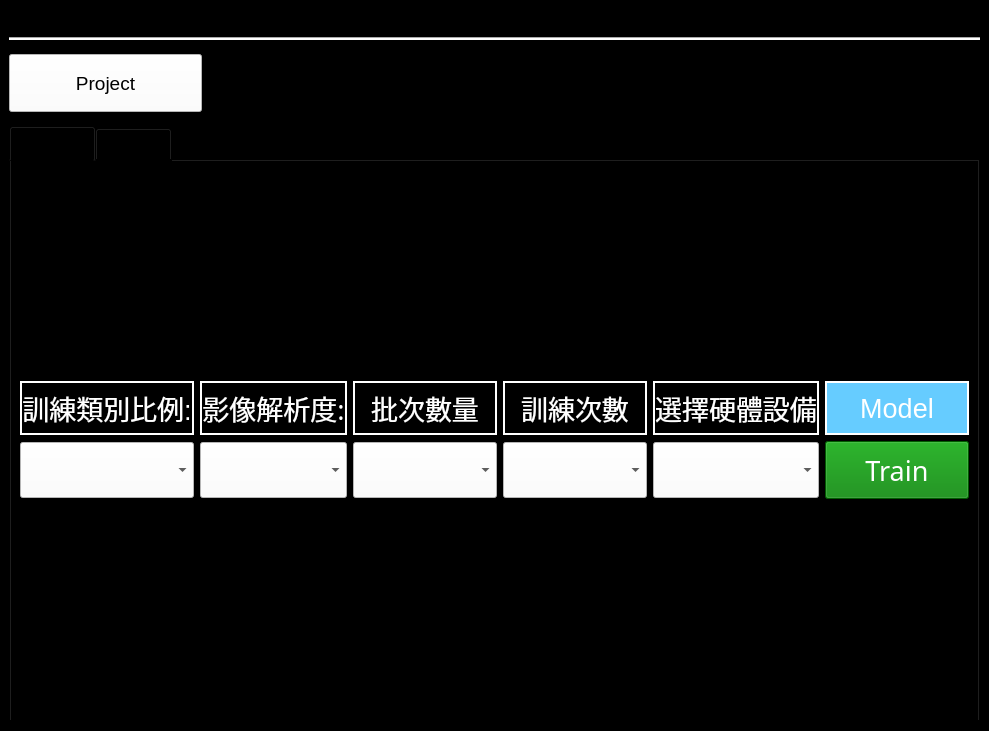
<?xml version="1.0" encoding="UTF-8"?>
<ui version="4.0">
 <class>MainWindow</class>
 <widget class="QMainWindow" name="MainWindow">
  <property name="geometry">
   <rect>
    <x>0</x>
    <y>0</y>
    <width>989</width>
    <height>731</height>
   </rect>
  </property>
  <property name="windowTitle">
   <string>MainWindow</string>
  </property>
  <property name="styleSheet">
   <string notr="true">background:black</string>
  </property>
  <widget class="QWidget" name="centralwidget">
   <layout class="QVBoxLayout" name="verticalLayout_2" stretch="0,0,1,8">
    <item>
     <widget class="QLabel" name="lb_project_path">
      <property name="font">
       <font>
        <pointsize>14</pointsize>
       </font>
      </property>
      <property name="styleSheet">
       <string notr="true">color:white</string>
      </property>
      <property name="text">
       <string/>
      </property>
     </widget>
    </item>
    <item>
     <widget class="Line" name="line">
      <property name="styleSheet">
       <string notr="true">background:white</string>
      </property>
      <property name="orientation">
       <enum>Qt::Horizontal</enum>
      </property>
     </widget>
    </item>
    <item>
     <layout class="QHBoxLayout" name="horizontalLayout" stretch="2,8">
      <item>
       <widget class="QPushButton" name="btn_project">
        <property name="font">
         <font>
          <pointsize>14</pointsize>
         </font>
        </property>
        <property name="styleSheet">
         <string notr="true">height:50px;
background:white;
color:black</string>
        </property>
        <property name="text">
         <string>Project</string>
        </property>
       </widget>
      </item>
      <item>
       <widget class="QLabel" name="lb_train_param">
        <property name="font">
         <font>
          <pointsize>12</pointsize>
         </font>
        </property>
        <property name="styleSheet">
         <string notr="true">color:white</string>
        </property>
        <property name="text">
         <string/>
        </property>
       </widget>
      </item>
     </layout>
    </item>
    <item>
     <layout class="QVBoxLayout" name="stack_layout">
      <item>
       <widget class="QTabWidget" name="tab_widget">
        <property name="font">
         <font>
          <family>微軟正黑體</family>
          <pointsize>12</pointsize>
         </font>
        </property>
        <property name="currentIndex">
         <number>0</number>
        </property>
        <widget class="QWidget" name="Tab_Training">
         <attribute name="title">
          <string>Training</string>
         </attribute>
         <layout class="QVBoxLayout" name="verticalLayout_7">
          <item>
           <layout class="QHBoxLayout" name="horizontalLayout_4" stretch="0">
            <item>
             <layout class="QVBoxLayout" name="verticalLayout" stretch="0,5">
              <item>
               <layout class="QGridLayout" name="gridLayout_2">
                <item row="3" column="1">
                 <widget class="QComboBox" name="cbb_imgSize_select">
                  <property name="font">
                   <font>
                    <family>新細明體</family>
                    <pointsize>20</pointsize>
                   </font>
                  </property>
                  <property name="styleSheet">
                   <string notr="true">background:white;
min-height:50px</string>
                  </property>
                 </widget>
                </item>
                <item row="1" column="3">
                 <widget class="QLabel" name="label_5">
                  <property name="font">
                   <font>
                    <family>新細明體</family>
                    <pointsize>20</pointsize>
                   </font>
                  </property>
                  <property name="styleSheet">
                   <string notr="true">height:50px;
color:white;
border: 2px solid white</string>
                  </property>
                  <property name="text">
                   <string>批次數量</string>
                  </property>
                  <property name="alignment">
                   <set>Qt::AlignCenter</set>
                  </property>
                 </widget>
                </item>
                <item row="3" column="5">
                 <widget class="QComboBox" name="cbb_epoch_select">
                  <property name="font">
                   <font>
                    <family>新細明體</family>
                    <pointsize>20</pointsize>
                   </font>
                  </property>
                  <property name="styleSheet">
                   <string notr="true">background:white;
min-height:50px</string>
                  </property>
                 </widget>
                </item>
                <item row="3" column="7">
                 <widget class="QComboBox" name="cbb_device_select">
                  <property name="font">
                   <font>
                    <family>新細明體</family>
                    <pointsize>20</pointsize>
                   </font>
                  </property>
                  <property name="styleSheet">
                   <string notr="true">background:white;
min-height:50px</string>
                  </property>
                 </widget>
                </item>
                <item row="3" column="3">
                 <widget class="QComboBox" name="cbb_batchSize_select">
                  <property name="font">
                   <font>
                    <family>新細明體</family>
                    <pointsize>20</pointsize>
                   </font>
                  </property>
                  <property name="styleSheet">
                   <string notr="true">background:white;
min-height:50px</string>
                  </property>
                 </widget>
                </item>
                <item row="3" column="0">
                 <widget class="QComboBox" name="cbb_classScale_select">
                  <property name="sizePolicy">
                   <sizepolicy hsizetype="Minimum" vsizetype="Fixed">
                    <horstretch>0</horstretch>
                    <verstretch>0</verstretch>
                   </sizepolicy>
                  </property>
                  <property name="font">
                   <font>
                    <family>Arial</family>
                    <pointsize>20</pointsize>
                   </font>
                  </property>
                  <property name="styleSheet">
                   <string notr="true">background:white;
height:50px</string>
                  </property>
                 </widget>
                </item>
                <item row="1" column="1">
                 <widget class="QLabel" name="label_4">
                  <property name="font">
                   <font>
                    <family>新細明體</family>
                    <pointsize>20</pointsize>
                   </font>
                  </property>
                  <property name="styleSheet">
                   <string notr="true">height:50px;
color:white;
border: 2px solid white</string>
                  </property>
                  <property name="text">
                   <string>影像解析度:</string>
                  </property>
                  <property name="alignment">
                   <set>Qt::AlignCenter</set>
                  </property>
                 </widget>
                </item>
                <item row="1" column="5">
                 <widget class="QLabel" name="label_6">
                  <property name="font">
                   <font>
                    <family>新細明體</family>
                    <pointsize>20</pointsize>
                   </font>
                  </property>
                  <property name="styleSheet">
                   <string notr="true">height:50px;
color:white;
border: 2px solid white</string>
                  </property>
                  <property name="text">
                   <string>訓練次數</string>
                  </property>
                  <property name="alignment">
                   <set>Qt::AlignCenter</set>
                  </property>
                 </widget>
                </item>
                <item row="1" column="8">
                 <widget class="QPushButton" name="btn_model">
                  <property name="font">
                   <font>
                    <pointsize>20</pointsize>
                   </font>
                  </property>
                  <property name="styleSheet">
                   <string notr="true">height:50px;
background:#66ccff;
color:white;
border: 2px solid white</string>
                  </property>
                  <property name="text">
                   <string>Model</string>
                  </property>
                 </widget>
                </item>
                <item row="1" column="7">
                 <widget class="QLabel" name="label_7">
                  <property name="font">
                   <font>
                    <family>新細明體</family>
                    <pointsize>20</pointsize>
                   </font>
                  </property>
                  <property name="styleSheet">
                   <string notr="true">height:50px;
color:white;
border: 2px solid white</string>
                  </property>
                  <property name="text">
                   <string>選擇硬體設備</string>
                  </property>
                  <property name="alignment">
                   <set>Qt::AlignCenter</set>
                  </property>
                 </widget>
                </item>
                <item row="3" column="8">
                 <widget class="QPushButton" name="btn_train_run">
                  <property name="font">
                   <font>
                    <family>新細明體</family>
                    <pointsize>20</pointsize>
                   </font>
                  </property>
                  <property name="styleSheet">
                   <string notr="true">height:50px;
background:green;
color:white;
</string>
                  </property>
                  <property name="text">
                   <string>Train</string>
                  </property>
                 </widget>
                </item>
                <item row="1" column="0">
                 <widget class="QLabel" name="label_2">
                  <property name="sizePolicy">
                   <sizepolicy hsizetype="Minimum" vsizetype="Fixed">
                    <horstretch>0</horstretch>
                    <verstretch>0</verstretch>
                   </sizepolicy>
                  </property>
                  <property name="font">
                   <font>
                    <family>Arial</family>
                    <pointsize>20</pointsize>
                   </font>
                  </property>
                  <property name="styleSheet">
                   <string notr="true">color:white;
min-height:50px;
max-height:50px;
border: 2px solid white</string>
                  </property>
                  <property name="text">
                   <string>訓練類別比例:</string>
                  </property>
                  <property name="alignment">
                   <set>Qt::AlignCenter</set>
                  </property>
                 </widget>
                </item>
               </layout>
              </item>
              <item>
               <layout class="QVBoxLayout" name="chartLayout"/>
              </item>
             </layout>
            </item>
           </layout>
          </item>
         </layout>
        </widget>
        <widget class="QWidget" name="Tab_Predic">
         <attribute name="title">
          <string>Predict</string>
         </attribute>
         <layout class="QVBoxLayout" name="verticalLayout_6">
          <item>
           <layout class="QVBoxLayout" name="predictLayout"/>
          </item>
         </layout>
        </widget>
       </widget>
      </item>
     </layout>
    </item>
   </layout>
  </widget>
 </widget>
 <resources/>
 <connections/>
</ui>
